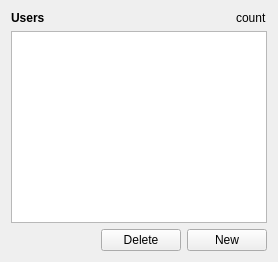
<?xml version="1.0" encoding="UTF-8"?>
<ui version="4.0">
 <class>UserTableWidget</class>
 <widget class="QWidget" name="UserTableWidget">
  <property name="windowTitle">
   <string>User Table</string>
  </property>
  <layout class="QGridLayout" name="gridLayout">
   <item row="3" column="1">
    <layout class="QHBoxLayout" name="horizontalLayout_2">
     <item>
      <spacer name="horizontalSpacer">
       <property name="orientation">
        <enum>Qt::Horizontal</enum>
       </property>
       <property name="sizeHint" stdset="0">
        <size>
         <width>40</width>
         <height>20</height>
        </size>
       </property>
      </spacer>
     </item>
     <item>
      <widget class="QPushButton" name="deletePushButton">
       <property name="text">
        <string>Delete</string>
       </property>
      </widget>
     </item>
     <item>
      <widget class="QPushButton" name="newPushButton">
       <property name="text">
        <string>New</string>
       </property>
      </widget>
     </item>
    </layout>
   </item>
   <item row="2" column="1">
    <widget class="QTableView" name="tableView"/>
   </item>
   <item row="0" column="1">
    <layout class="QHBoxLayout" name="horizontalLayout">
     <item>
      <widget class="QLabel" name="label">
       <property name="sizePolicy">
        <sizepolicy hsizetype="Expanding" vsizetype="Preferred">
         <horstretch>0</horstretch>
         <verstretch>0</verstretch>
        </sizepolicy>
       </property>
       <property name="font">
        <font>
         <weight>75</weight>
         <bold>true</bold>
        </font>
       </property>
       <property name="text">
        <string>Users</string>
       </property>
      </widget>
     </item>
     <item>
      <widget class="QLabel" name="countLabel">
       <property name="text">
        <string>count</string>
       </property>
      </widget>
     </item>
    </layout>
   </item>
  </layout>
 </widget>
 <resources/>
 <connections/>
</ui>
